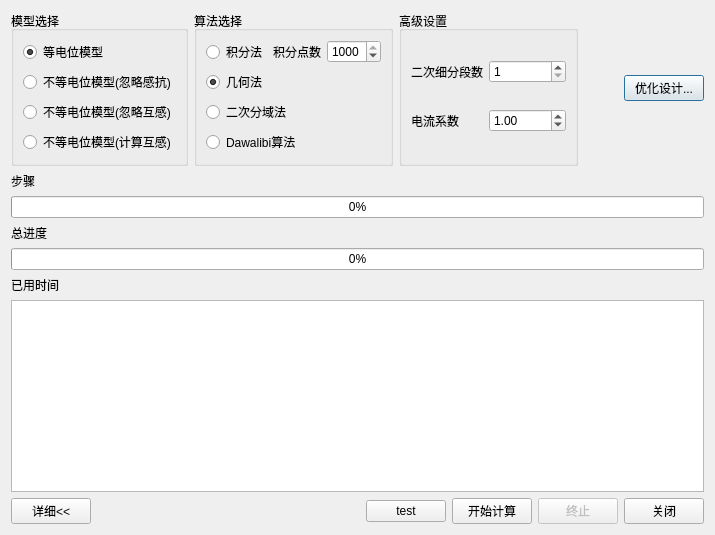
<?xml version="1.0" encoding="UTF-8"?>
<ui version="4.0">
 <class>ComputDialog</class>
 <widget class="QDialog" name="ComputDialog">
  <property name="windowModality">
   <enum>Qt::ApplicationModal</enum>
  </property>
  <property name="geometry">
   <rect>
    <x>0</x>
    <y>0</y>
    <width>721</width>
    <height>485</height>
   </rect>
  </property>
  <property name="sizePolicy">
   <sizepolicy hsizetype="Fixed" vsizetype="Fixed">
    <horstretch>0</horstretch>
    <verstretch>0</verstretch>
   </sizepolicy>
  </property>
  <property name="windowTitle">
   <string>计算</string>
  </property>
  <layout class="QVBoxLayout" name="verticalLayout_3">
   <property name="sizeConstraint">
    <enum>QLayout::SetFixedSize</enum>
   </property>
   <item>
    <layout class="QHBoxLayout" name="horizontalLayout_6">
     <item>
      <widget class="QGroupBox" name="groupBox">
       <property name="title">
        <string>模型选择</string>
       </property>
       <layout class="QVBoxLayout" name="verticalLayout">
        <item>
         <widget class="QRadioButton" name="radioButton_E">
          <property name="text">
           <string>等电位模型</string>
          </property>
          <property name="checked">
           <bool>true</bool>
          </property>
         </widget>
        </item>
        <item>
         <widget class="QRadioButton" name="radioButton_UE">
          <property name="text">
           <string>不等电位模型(忽略感抗)</string>
          </property>
         </widget>
        </item>
        <item>
         <widget class="QRadioButton" name="radioButton_UE_Z_V1">
          <property name="text">
           <string>不等电位模型(忽略互感)</string>
          </property>
         </widget>
        </item>
        <item>
         <widget class="QRadioButton" name="radioButton_UE_Z_V2">
          <property name="text">
           <string>不等电位模型(计算互感)</string>
          </property>
         </widget>
        </item>
       </layout>
      </widget>
     </item>
     <item>
      <widget class="QGroupBox" name="groupBox_2">
       <property name="title">
        <string>算法选择</string>
       </property>
       <layout class="QVBoxLayout" name="verticalLayout_2">
        <item>
         <layout class="QHBoxLayout" name="horizontalLayout_5">
          <item>
           <widget class="QRadioButton" name="radioButton_Jifen">
            <property name="text">
             <string>积分法</string>
            </property>
            <property name="checked">
             <bool>false</bool>
            </property>
           </widget>
          </item>
          <item>
           <widget class="QLabel" name="label_jifen">
            <property name="text">
             <string>积分点数</string>
            </property>
           </widget>
          </item>
          <item>
           <widget class="QSpinBox" name="spinBox_dianshu">
            <property name="minimum">
             <number>1</number>
            </property>
            <property name="maximum">
             <number>1000</number>
            </property>
            <property name="value">
             <number>1000</number>
            </property>
           </widget>
          </item>
         </layout>
        </item>
        <item>
         <widget class="QRadioButton" name="radioButton_Jihe">
          <property name="text">
           <string>几何法</string>
          </property>
          <property name="checked">
           <bool>true</bool>
          </property>
         </widget>
        </item>
        <item>
         <widget class="QRadioButton" name="radioButton_ercifenyu">
          <property name="text">
           <string>二次分域法</string>
          </property>
         </widget>
        </item>
        <item>
         <widget class="QRadioButton" name="radioButton_Dawalibi">
          <property name="text">
           <string>Dawalibi算法</string>
          </property>
         </widget>
        </item>
       </layout>
      </widget>
     </item>
     <item>
      <widget class="QGroupBox" name="groupBox_3">
       <property name="title">
        <string>高级设置</string>
       </property>
       <layout class="QGridLayout" name="gridLayout">
        <item row="0" column="0">
         <widget class="QLabel" name="label_2">
          <property name="text">
           <string>二次细分段数</string>
          </property>
         </widget>
        </item>
        <item row="0" column="2">
         <widget class="QSpinBox" name="spinBox">
          <property name="minimum">
           <number>1</number>
          </property>
          <property name="maximum">
           <number>100</number>
          </property>
         </widget>
        </item>
        <item row="1" column="0">
         <widget class="QLabel" name="label_4">
          <property name="text">
           <string>电流系数</string>
          </property>
         </widget>
        </item>
        <item row="1" column="2">
         <widget class="QDoubleSpinBox" name="doubleSpinBox">
          <property name="maximum">
           <double>10000.000000000000000</double>
          </property>
          <property name="singleStep">
           <double>0.100000000000000</double>
          </property>
          <property name="value">
           <double>1.000000000000000</double>
          </property>
         </widget>
        </item>
       </layout>
      </widget>
     </item>
     <item>
      <spacer name="horizontalSpacer_2">
       <property name="orientation">
        <enum>Qt::Horizontal</enum>
       </property>
       <property name="sizeHint" stdset="0">
        <size>
         <width>40</width>
         <height>20</height>
        </size>
       </property>
      </spacer>
     </item>
     <item>
      <widget class="QPushButton" name="pbn_OptimizeDesign">
       <property name="text">
        <string>优化设计...</string>
       </property>
      </widget>
     </item>
    </layout>
   </item>
   <item>
    <layout class="QHBoxLayout" name="horizontalLayout">
     <item>
      <widget class="QLabel" name="label_buzhou">
       <property name="text">
        <string>步骤</string>
       </property>
      </widget>
     </item>
     <item>
      <widget class="QLabel" name="titleLabel">
       <property name="text">
        <string/>
       </property>
       <property name="alignment">
        <set>Qt::AlignRight|Qt::AlignTrailing|Qt::AlignVCenter</set>
       </property>
      </widget>
     </item>
    </layout>
   </item>
   <item>
    <widget class="QProgressBar" name="progressBar">
     <property name="value">
      <number>0</number>
     </property>
    </widget>
   </item>
   <item>
    <widget class="QLabel" name="label_3">
     <property name="text">
      <string>总进度</string>
     </property>
    </widget>
   </item>
   <item>
    <widget class="QProgressBar" name="progressBar_Total">
     <property name="value">
      <number>0</number>
     </property>
    </widget>
   </item>
   <item>
    <layout class="QHBoxLayout" name="horizontalLayout_4">
     <item>
      <widget class="QLabel" name="label">
       <property name="text">
        <string>已用时间</string>
       </property>
      </widget>
     </item>
     <item>
      <widget class="QLabel" name="label_time">
       <property name="text">
        <string/>
       </property>
       <property name="alignment">
        <set>Qt::AlignRight|Qt::AlignTrailing|Qt::AlignVCenter</set>
       </property>
      </widget>
     </item>
    </layout>
   </item>
   <item>
    <widget class="QPlainTextEdit" name="textEdit">
     <property name="textInteractionFlags">
      <set>Qt::TextSelectableByKeyboard|Qt::TextSelectableByMouse</set>
     </property>
     <property name="centerOnScroll">
      <bool>true</bool>
     </property>
    </widget>
   </item>
   <item>
    <layout class="QHBoxLayout" name="horizontalLayout_2">
     <item>
      <widget class="QPushButton" name="pushBtn_More">
       <property name="text">
        <string>详细&lt;&lt;</string>
       </property>
       <property name="checkable">
        <bool>true</bool>
       </property>
      </widget>
     </item>
     <item>
      <spacer name="horizontalSpacer">
       <property name="orientation">
        <enum>Qt::Horizontal</enum>
       </property>
       <property name="sizeHint" stdset="0">
        <size>
         <width>40</width>
         <height>20</height>
        </size>
       </property>
      </spacer>
     </item>
     <item>
      <widget class="QPushButton" name="pushButton">
       <property name="text">
        <string>test</string>
       </property>
      </widget>
     </item>
     <item>
      <widget class="QPushButton" name="btn_OK">
       <property name="text">
        <string>开始计算</string>
       </property>
      </widget>
     </item>
     <item>
      <widget class="QPushButton" name="btn_Terminate">
       <property name="enabled">
        <bool>false</bool>
       </property>
       <property name="text">
        <string>终止</string>
       </property>
      </widget>
     </item>
     <item>
      <widget class="QPushButton" name="btn_Close">
       <property name="text">
        <string>关闭</string>
       </property>
      </widget>
     </item>
    </layout>
   </item>
  </layout>
 </widget>
 <resources/>
 <connections>
  <connection>
   <sender>btn_Close</sender>
   <signal>clicked()</signal>
   <receiver>ComputDialog</receiver>
   <slot>close()</slot>
   <hints>
    <hint type="sourcelabel">
     <x>571</x>
     <y>411</y>
    </hint>
    <hint type="destinationlabel">
     <x>309</x>
     <y>216</y>
    </hint>
   </hints>
  </connection>
  <connection>
   <sender>radioButton_Jifen</sender>
   <signal>toggled(bool)</signal>
   <receiver>spinBox_dianshu</receiver>
   <slot>setEnabled(bool)</slot>
   <hints>
    <hint type="sourcelabel">
     <x>171</x>
     <y>43</y>
    </hint>
    <hint type="destinationlabel">
     <x>281</x>
     <y>43</y>
    </hint>
   </hints>
  </connection>
  <connection>
   <sender>radioButton_Jifen</sender>
   <signal>toggled(bool)</signal>
   <receiver>label_jifen</receiver>
   <slot>setEnabled(bool)</slot>
   <hints>
    <hint type="sourcelabel">
     <x>171</x>
     <y>43</y>
    </hint>
    <hint type="destinationlabel">
     <x>230</x>
     <y>43</y>
    </hint>
   </hints>
  </connection>
 </connections>
</ui>
